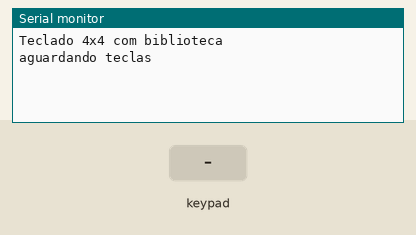
Simulated run of this sketch. Board: Arduino Mega 2560, built with avr-gcc and run on an emulated ATmega2560. Parts: the last lines printed to the serial monitor. Inputs (shaded band) come from the test bench.

Above: at 1.2 s.
1.3 s: key '1' pressed
At 1.8 s:
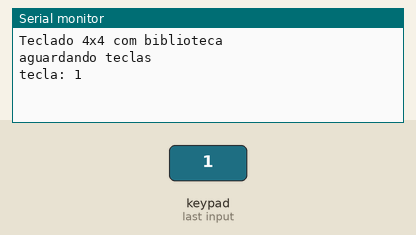
2.8 s: keypad keys 5 2 5 0 4 8 4 6 # pressed 0.4 s apart
At 6.5 s:
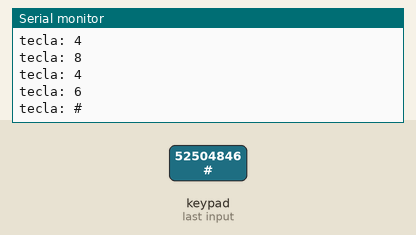
7.9 s: key 'A' pressed
At 9.1 s:
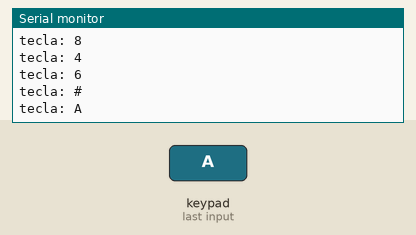
9.4 s: keypad keys 5 2 5 0 4 8 4 6 * pressed 0.4 s apart
At 13.9 s:
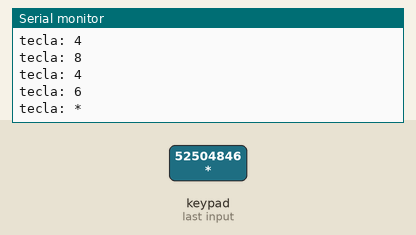
14.5 s: key 'B' pressed
At 15.4 s:
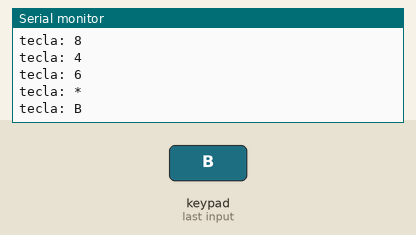
16.0 s: keypad keys 5 2 5 0 4 8 4 6 D pressed 0.4 s apart
At 20.1 s:
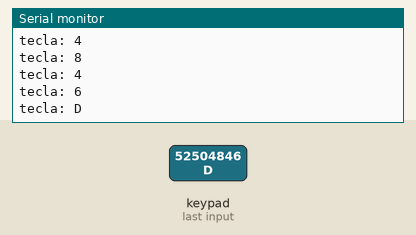
Timing chart, 0 to 21.6 s (numbered marks = the images above; inputs shaded):
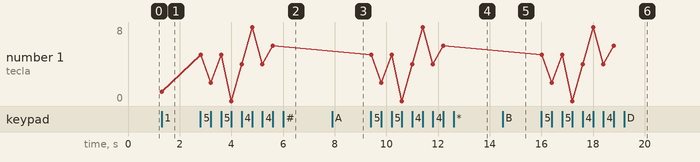

Measured:
- after the input at 1.3 s, the serial monitor: prints a new line at once (image 1)
- after the input at 2.8 s, the serial monitor: prints a new line at once (image 2)
- after the input at 7.9 s, the serial monitor: prints a new line at once (image 3)
- after the input at 9.4 s, the serial monitor: prints a new line at once (image 4)
- after the input at 14.5 s, the serial monitor: prints a new line at once (image 5)
- after the input at 16.0 s, the serial monitor: prints a new line at once (image 6)
- plotted number 1: 1 → 6 after the input at 2.8 s

The sketch:

sketch_apr08c.ino
```cpp
#include <Keypad.h>

byte pinosLinhas[] = {52,50,48,46};
byte pinosColunas[] = {53,51,49,47};
char teclas [4][4] = {{'1','2','3','A'},
                      {'4','5','6','B'},
                      {'7','8','9','C'},
                      {'*','0','#','D'}};

Keypad teclado1 = Keypad (makeKeymap(teclas), pinosLinhas, pinosColunas, 4, 4);

void setup() {
  Serial.begin(9600);
  Serial.println ("Teclado 4x4 com biblioteca");
  Serial.println ("aguardando teclas");
  Serial.println ();

}

void loop() {
   char tecla_pressionada = teclado1.getKey();

  if (tecla_pressionada) {
    Serial.print("tecla: ");
    Serial.println(tecla_pressionada);
  }

}
```
